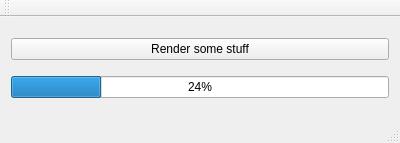
<?xml version="1.0" encoding="UTF-8"?>
<ui version="4.0">
 <class>VideoRecorderDemo</class>
 <widget class="QMainWindow" name="VideoRecorderDemo">
  <property name="geometry">
   <rect>
    <x>0</x>
    <y>0</y>
    <width>400</width>
    <height>143</height>
   </rect>
  </property>
  <property name="windowTitle">
   <string>VideoRecorderDemo</string>
  </property>
  <widget class="QWidget" name="centralWidget">
   <layout class="QVBoxLayout" name="verticalLayout">
    <item>
     <widget class="QPushButton" name="btnRender">
      <property name="text">
       <string>Render some stuff</string>
      </property>
     </widget>
    </item>
    <item>
     <widget class="QProgressBar" name="pbProgress">
      <property name="value">
       <number>24</number>
      </property>
     </widget>
    </item>
   </layout>
  </widget>
  <widget class="QMenuBar" name="menuBar">
   <property name="geometry">
    <rect>
     <x>0</x>
     <y>0</y>
     <width>400</width>
     <height>21</height>
    </rect>
   </property>
  </widget>
  <widget class="QToolBar" name="mainToolBar">
   <attribute name="toolBarArea">
    <enum>TopToolBarArea</enum>
   </attribute>
   <attribute name="toolBarBreak">
    <bool>false</bool>
   </attribute>
  </widget>
  <widget class="QStatusBar" name="statusBar"/>
 </widget>
 <layoutdefault spacing="6" margin="11"/>
 <resources/>
 <connections/>
</ui>
